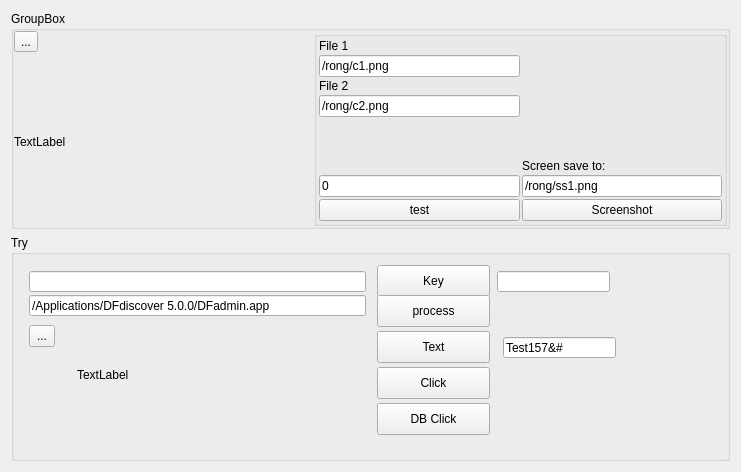
<?xml version="1.0" encoding="UTF-8"?>
<ui version="4.0">
 <class>TestTmpWidget</class>
 <widget class="QWidget" name="TestTmpWidget">
  <property name="geometry">
   <rect>
    <x>0</x>
    <y>0</y>
    <width>741</width>
    <height>472</height>
   </rect>
  </property>
  <property name="windowTitle">
   <string>Form</string>
  </property>
  <layout class="QGridLayout" name="gridLayout_2">
   <item row="0" column="0">
    <widget class="QGroupBox" name="groupBox">
     <property name="title">
      <string>GroupBox</string>
     </property>
     <layout class="QGridLayout" name="gridLayout">
      <property name="leftMargin">
       <number>0</number>
      </property>
      <property name="topMargin">
       <number>0</number>
      </property>
      <property name="rightMargin">
       <number>0</number>
      </property>
      <property name="bottomMargin">
       <number>0</number>
      </property>
      <property name="horizontalSpacing">
       <number>0</number>
      </property>
      <item row="0" column="0">
       <widget class="QToolButton" name="toolButton">
        <property name="text">
         <string>...</string>
        </property>
       </widget>
      </item>
      <item row="0" column="1" rowspan="2">
       <widget class="QGroupBox" name="groupBox_2">
        <property name="title">
         <string/>
        </property>
        <layout class="QGridLayout" name="gridLayout_3">
         <property name="leftMargin">
          <number>2</number>
         </property>
         <property name="topMargin">
          <number>2</number>
         </property>
         <property name="rightMargin">
          <number>2</number>
         </property>
         <property name="bottomMargin">
          <number>2</number>
         </property>
         <property name="spacing">
          <number>2</number>
         </property>
         <item row="6" column="5">
          <widget class="QLineEdit" name="lineEdit_4">
           <property name="text">
            <string>/rong/ss1.png</string>
           </property>
          </widget>
         </item>
         <item row="2" column="1">
          <widget class="QLabel" name="label_5">
           <property name="text">
            <string>File 2</string>
           </property>
          </widget>
         </item>
         <item row="0" column="1">
          <widget class="QLabel" name="label_4">
           <property name="text">
            <string>File 1</string>
           </property>
          </widget>
         </item>
         <item row="5" column="5">
          <widget class="QLabel" name="label_3">
           <property name="text">
            <string>Screen save to:</string>
           </property>
          </widget>
         </item>
         <item row="7" column="1">
          <widget class="QPushButton" name="pushButton">
           <property name="text">
            <string>test</string>
           </property>
          </widget>
         </item>
         <item row="1" column="1">
          <widget class="QLineEdit" name="lineEdit">
           <property name="text">
            <string>/rong/c1.png</string>
           </property>
          </widget>
         </item>
         <item row="7" column="5">
          <widget class="QPushButton" name="pushButton_2">
           <property name="text">
            <string>Screenshot</string>
           </property>
          </widget>
         </item>
         <item row="6" column="1">
          <widget class="QLineEdit" name="lineEdit_3">
           <property name="text">
            <string>0</string>
           </property>
          </widget>
         </item>
         <item row="3" column="1">
          <widget class="QLineEdit" name="lineEdit_2">
           <property name="text">
            <string>/rong/c2.png</string>
           </property>
          </widget>
         </item>
         <item row="4" column="1">
          <spacer name="verticalSpacer">
           <property name="orientation">
            <enum>Qt::Vertical</enum>
           </property>
           <property name="sizeHint" stdset="0">
            <size>
             <width>20</width>
             <height>40</height>
            </size>
           </property>
          </spacer>
         </item>
        </layout>
       </widget>
      </item>
      <item row="1" column="0">
       <widget class="QLabel" name="label">
        <property name="sizePolicy">
         <sizepolicy hsizetype="Preferred" vsizetype="Preferred">
          <horstretch>2</horstretch>
          <verstretch>0</verstretch>
         </sizepolicy>
        </property>
        <property name="minimumSize">
         <size>
          <width>300</width>
          <height>100</height>
         </size>
        </property>
        <property name="text">
         <string>TextLabel</string>
        </property>
        <property name="scaledContents">
         <bool>true</bool>
        </property>
       </widget>
      </item>
     </layout>
    </widget>
   </item>
   <item row="1" column="0">
    <widget class="QGroupBox" name="groupBox_3">
     <property name="sizePolicy">
      <sizepolicy hsizetype="Preferred" vsizetype="Preferred">
       <horstretch>0</horstretch>
       <verstretch>1</verstretch>
      </sizepolicy>
     </property>
     <property name="minimumSize">
      <size>
       <width>0</width>
       <height>150</height>
      </size>
     </property>
     <property name="title">
      <string>Try</string>
     </property>
     <widget class="QPushButton" name="btnKey">
      <property name="geometry">
       <rect>
        <x>366</x>
        <y>30</y>
        <width>113</width>
        <height>32</height>
       </rect>
      </property>
      <property name="text">
       <string>Key</string>
      </property>
     </widget>
     <widget class="QLineEdit" name="lineEdit_5">
      <property name="geometry">
       <rect>
        <x>18</x>
        <y>36</y>
        <width>337</width>
        <height>21</height>
       </rect>
      </property>
     </widget>
     <widget class="QLineEdit" name="lineEdit_6">
      <property name="geometry">
       <rect>
        <x>18</x>
        <y>60</y>
        <width>337</width>
        <height>21</height>
       </rect>
      </property>
      <property name="text">
       <string>/Applications/DFdiscover 5.0.0/DFadmin.app</string>
      </property>
     </widget>
     <widget class="QPushButton" name="btnProcess">
      <property name="geometry">
       <rect>
        <x>366</x>
        <y>60</y>
        <width>113</width>
        <height>32</height>
       </rect>
      </property>
      <property name="text">
       <string>process</string>
      </property>
     </widget>
     <widget class="QLineEdit" name="lineEdit_7">
      <property name="geometry">
       <rect>
        <x>486</x>
        <y>36</y>
        <width>113</width>
        <height>21</height>
       </rect>
      </property>
     </widget>
     <widget class="QToolButton" name="toolButton_2">
      <property name="geometry">
       <rect>
        <x>18</x>
        <y>90</y>
        <width>26</width>
        <height>22</height>
       </rect>
      </property>
      <property name="text">
       <string>...</string>
      </property>
     </widget>
     <widget class="QLabel" name="label_2">
      <property name="geometry">
       <rect>
        <x>66</x>
        <y>90</y>
        <width>100</width>
        <height>100</height>
       </rect>
      </property>
      <property name="minimumSize">
       <size>
        <width>100</width>
        <height>100</height>
       </size>
      </property>
      <property name="text">
       <string>TextLabel</string>
      </property>
     </widget>
     <widget class="QLineEdit" name="lineEdit_8">
      <property name="geometry">
       <rect>
        <x>492</x>
        <y>102</y>
        <width>113</width>
        <height>21</height>
       </rect>
      </property>
      <property name="text">
       <string>Test157&amp;#</string>
      </property>
     </widget>
     <widget class="QPushButton" name="pushButton_3">
      <property name="geometry">
       <rect>
        <x>366</x>
        <y>132</y>
        <width>113</width>
        <height>32</height>
       </rect>
      </property>
      <property name="text">
       <string>Click</string>
      </property>
     </widget>
     <widget class="QPushButton" name="btnText">
      <property name="geometry">
       <rect>
        <x>366</x>
        <y>96</y>
        <width>113</width>
        <height>32</height>
       </rect>
      </property>
      <property name="text">
       <string>Text</string>
      </property>
     </widget>
     <widget class="QPushButton" name="btnDBClick">
      <property name="geometry">
       <rect>
        <x>366</x>
        <y>168</y>
        <width>113</width>
        <height>32</height>
       </rect>
      </property>
      <property name="text">
       <string>DB Click</string>
      </property>
     </widget>
    </widget>
   </item>
  </layout>
 </widget>
 <resources/>
 <connections/>
</ui>
